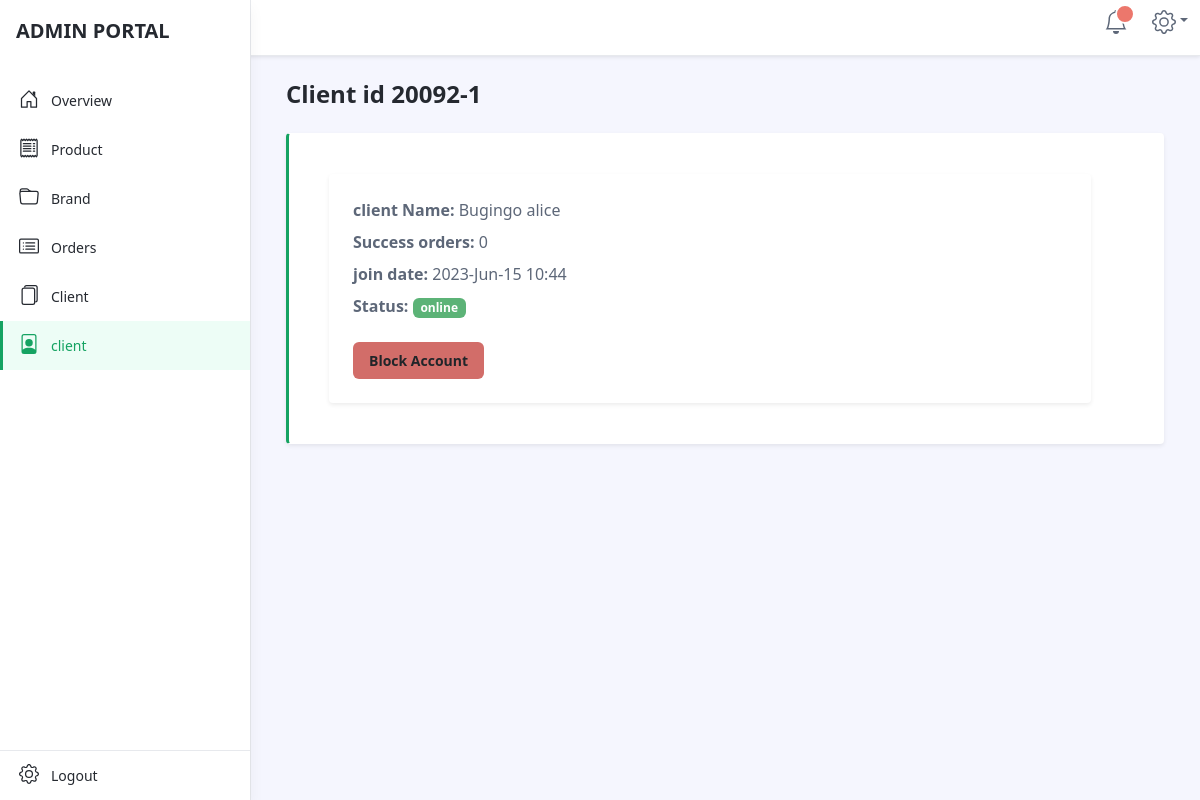
/adminstrator/view-client.php?client=1 (signed in), run on the app's committed database.
### tables this page shows
CREATE TABLE `users` (
  `user_no` int(11) NOT NULL,
  `first_name` longtext NOT NULL,
  `last_name` longtext NOT NULL,
  `email` longtext NOT NULL,
  `phonenumber` longtext NOT NULL,
  `passwords` longtext NOT NULL,
  `dates` longtext NOT NULL,
  `access` int(11) NOT NULL,
  `status` longtext NOT NULL
);

### adminstrator/view-client.php (the view, shortened to what this page needs)
	<?php
$user_no = $_GET['client'];
include 'header.php';
 ?>
        <div id="app-sidepanel" class="app-sidepanel">
	        <div class="sidepanel-inner d-flex flex-column">
		        <div class="app-branding">
		            <a class="app-logo" href="./"><span class="logo-text">ADMIN PORTAL</span></a>
		        </div>
			    <nav id="app-nav-main" class="app-nav app-nav-main flex-grow-1">
				    <ul class="app-menu list-unstyled accordion" id="menu-accordion">
					   <li class="nav-item">
					        <a class="nav-link " href="./">
						        <span class="nav-icon">
						         </span>
		                         <span class="nav-link-text">Overview</span>
					        </a>
					    </li>
					    <li class="nav-item">
					        <a class="nav-link" href="product">
						        <span class="nav-icon">
       </span>
		                         <span class="nav-link-text">Product</span>
					        </a>
					    </li>
					     <li class="nav-item">
					        <a class="nav-link" href="brand">
						        <span class="nav-icon">
       </span>
		                         <span class="nav-link-text">Brand</span>
					        </a>
					    </li>
					    <li class="nav-item">
					        <a class="nav-link" href="orders">
						        <span class="nav-icon">
						         </span>
		                         <span class="nav-link-text">Orders</span>
					        </a>
					    </li>
					    <li class="nav-item">
					        <a class="nav-link" href="client">
						        <span class="nav-icon">
		         </span>
		                         <span class="nav-link-text">Client</span>
					        </a>
					    </li>
					    <li class="nav-item">
					        <a class="nav-link active" href="client">
						        <span class="nav-icon">
						         </span>
		                         <span class="nav-link-text">client</span>
					        </a>
					    </li>
				    </ul>
			    </nav>
			    <div class="app-sidepanel-footer">
				    <nav class="app-nav app-nav-footer">
					    <ul class="app-menu footer-menu list-unstyled">
						    <li class="nav-item">
						        <a class="nav-link" href="?logout">
							        <span class="nav-icon">
							        </span>
			                        <span class="nav-link-text">Logout</span>
						        </a>
						    </li>
					    </ul>
				    </nav>
			    </div>
	        </div>
	    </div>
    </header>
     <div class="app-wrapper">
     	<?php   $selecy_client = "SELECT * FROM users WHERE user_no='$user_no'";
        $pselecy_client = $connect -> prepare($selecy_client);
        $pselecy_client -> execute();
       $fselecy_client = $pselecy_client -> fetch(PDO::FETCH_ASSOC); ?>
      <div class="app-content pt-3 p-md-3 p-lg-4">
        <div class="container-xl">
          <div><h1 class="app-page-title">Client id 20092-<?php echo $user_no; ?></h1></div>
        <?php
        	$select_order = "SELECT count(*) as countrate FROM orders WHERE user_no='$user_no' AND status='success'";
        	$pselect_order = $connect -> prepare($select_order);
        	$pselect_order -> execute();
        	$fselect_order = $pselect_order -> fetch(PDO::FETCH_ASSOC);
         ?>
          <div class="app-card alert alert-dismissible shadow-sm mb-4 border-left-decoration" role="alert">
            <div class="inner">
              <div class="app-card-body p-3 p-lg-4">
                                <div class="row g-4 settings-section">
                  <div class="col-12 col-md-12">
                    <div class="app-card app-card-settings shadow-sm p-4">
                <div class="app-card-body">
                  <div class="mb-2"><strong>client Name:</strong> <?php echo $fselecy_client['first_name']." ".$fselecy_client['last_name']; ?></div>
                  <div class="mb-2"><strong>Success orders: </strong><?php echo $fselect_order['countrate']; ?></div>
                  <div class="mb-2"><strong>join date:</strong> <?php echo $fselecy_client['dates']; ?></div>
                <div class="mb-4"><strong>Status:</strong> <?php if ($fselecy_client['status'] == 'inactive'){ ?> <span class="badge bg-warning"><?php echo $fselecy_client['status']; ?></span><?php }else if ($fselecy_client['status'] == 'online'){?> <span class="badge bg-success"><?php echo $fselecy_client['status']; ?></span><?php }else{ ?> <span class="badge bg-danger"><?php echo $fselecy_client['status']; ?></span><?php } ?></div>
                </div>
                   <div class="row justify-content-between">
                   	 <?php if ($fselecy_client['status'] == 'inactive'){ ?>
                    <div class="col-auto">
                        <button class="btn bg-primary online" style="color: white;" id="<?php echo $fselecy_client['user_no'];  ?>">Unblock Account</button>
                    </div>
                  </div>
                   <?php }else{
                   	?>
                   	  <div class="col-auto">
                        <button class="btn bg-danger inactive" id="<?php echo $fselecy_client['user_no'];  ?>">Block Account</button>
                        	<?php
                   } ?>
                    </div>
            </div>
                  </div>
                </div>
              </div>
            </div>
          </div>
        </div>
      </div>
    </div>
 <?php  include 'footer.php'; ?>

### data on the page
users: first_name "Bugingo", last_name "alice", dates "2023-Jun-15 10:44", status "online"

### other printed values
$user_no "1"
$fselect_order['countrate'] "0"
